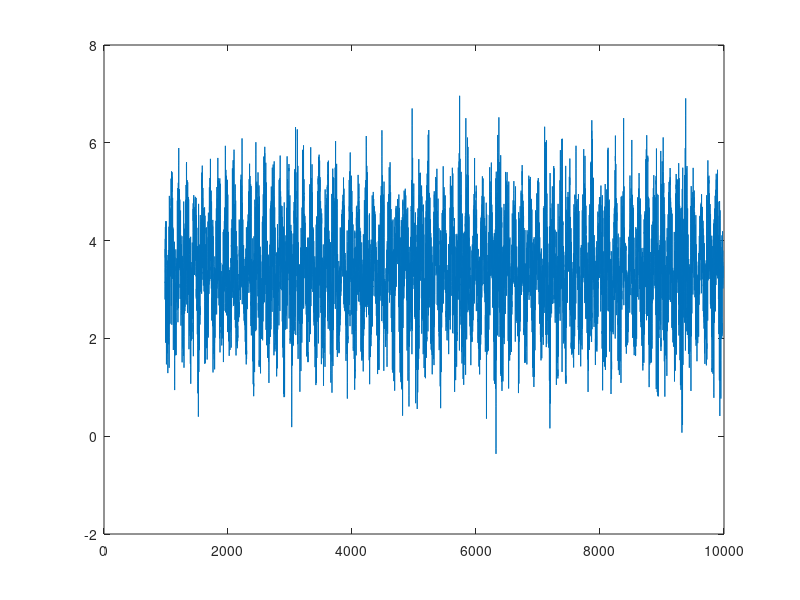

The MATLAB source for this figure:
%% 5.1b) Repeating 5.1a using disturbances

load A_1_noise.mat;  % Load datafiles
load A_2_noise.mat;

plot(A_2_n(1,2000:20000), A_2_n(2,2000:20000));

A_1 = (max(A_1_n(2,2000:20000))- ...
    min(A_1_n(2,2000:20000)))/2;
A_2 = (max(A_2_n(2,2000:20000))- ... 
    min(A_2_n(2,2000:20000)))/2; % Calculate amplitudes

w_1 = 0.005; 
w_2 = 0.05;

% Calculate boatparamaters 
T = sqrt((A_1^2*w_1^2 - w_2^2*A_2^2) / ...
    ((w_2^4*A_2^2 -A_1^2*w_1^4)));   % T = 9.858
K = A_1*w_1 *sqrt(T^2*w_1^2 +1);    % K = 0.1592